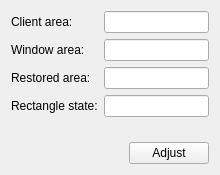
<?xml version="1.0" encoding="UTF-8"?>
<ui version="4.0">
 <class>FormInfoRect</class>
 <widget class="QWidget" name="FormInfoRect">
  <property name="geometry">
   <rect>
    <x>0</x>
    <y>0</y>
    <width>220</width>
    <height>175</height>
   </rect>
  </property>
  <property name="minimumSize">
   <size>
    <width>0</width>
    <height>0</height>
   </size>
  </property>
  <property name="maximumSize">
   <size>
    <width>16777215</width>
    <height>16777215</height>
   </size>
  </property>
  <property name="windowTitle">
   <string>Rectangle</string>
  </property>
  <layout class="QGridLayout" name="gridLayout">
   <item row="0" column="0">
    <widget class="QLabel" name="lblClientRect">
     <property name="text">
      <string>Client area:</string>
     </property>
    </widget>
   </item>
   <item row="0" column="2">
    <widget class="QLineEdit" name="txtClientRect">
     <property name="readOnly">
      <bool>true</bool>
     </property>
    </widget>
   </item>
   <item row="1" column="0">
    <widget class="QLabel" name="lblWindowRect">
     <property name="text">
      <string>Window area:</string>
     </property>
    </widget>
   </item>
   <item row="1" column="2">
    <widget class="QLineEdit" name="txtWindowRect">
     <property name="readOnly">
      <bool>true</bool>
     </property>
    </widget>
   </item>
   <item row="2" column="0" colspan="2">
    <widget class="QLabel" name="lblRestoredRect">
     <property name="text">
      <string>Restored area:</string>
     </property>
    </widget>
   </item>
   <item row="2" column="2">
    <widget class="QLineEdit" name="txtRestoredRect">
     <property name="readOnly">
      <bool>true</bool>
     </property>
    </widget>
   </item>
   <item row="3" column="0" colspan="2">
    <widget class="QLabel" name="lblRectState">
     <property name="text">
      <string>Rectangle state:</string>
     </property>
    </widget>
   </item>
   <item row="3" column="2">
    <widget class="QLineEdit" name="txtRectState">
     <property name="readOnly">
      <bool>true</bool>
     </property>
    </widget>
   </item>
   <item row="4" column="0" colspan="3">
    <spacer name="verticalSpacer">
     <property name="orientation">
      <enum>Qt::Vertical</enum>
     </property>
     <property name="sizeHint" stdset="0">
      <size>
       <width>20</width>
       <height>40</height>
      </size>
     </property>
    </spacer>
   </item>
   <item row="5" column="0" colspan="3">
    <layout class="QHBoxLayout" name="horizontalLayout">
     <item>
      <spacer name="horizontalSpacer">
       <property name="orientation">
        <enum>Qt::Horizontal</enum>
       </property>
       <property name="sizeHint" stdset="0">
        <size>
         <width>40</width>
         <height>20</height>
        </size>
       </property>
      </spacer>
     </item>
     <item>
      <widget class="QPushButton" name="btnAdjust">
       <property name="text">
        <string>Adjust</string>
       </property>
      </widget>
     </item>
    </layout>
   </item>
  </layout>
 </widget>
 <resources/>
 <connections>
  <connection>
   <sender>btnAdjust</sender>
   <signal>clicked()</signal>
   <receiver>FormInfoRect</receiver>
   <slot>slotAdjust()</slot>
   <hints>
    <hint type="sourcelabel">
     <x>404</x>
     <y>285</y>
    </hint>
    <hint type="destinationlabel">
     <x>225</x>
     <y>153</y>
    </hint>
   </hints>
  </connection>
 </connections>
 <slots>
  <slot>slotAdjust()</slot>
 </slots>
</ui>
